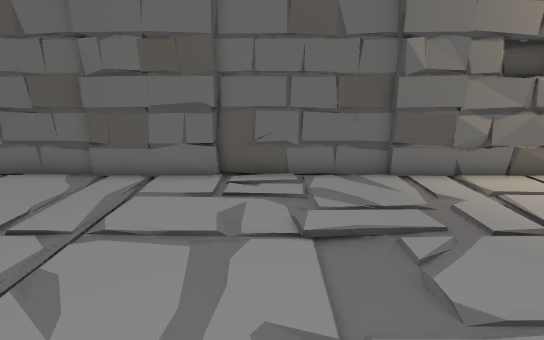
[1] (above)

17 first-person views from a walk through a scene from a Unity 3-D project. The camera is 1.4 m above the floor, tilts 14° down and sees 80° across. The floor is counted in squares, 0.5 m on a side. Each view is taken from the middle of a square. On the plan, view 1 faces up. The plan holds only what a view shows up to about 20 squares ahead; the rest is blank. The place goes on beyond the plan. Some animated figures are not drawn.

[2]
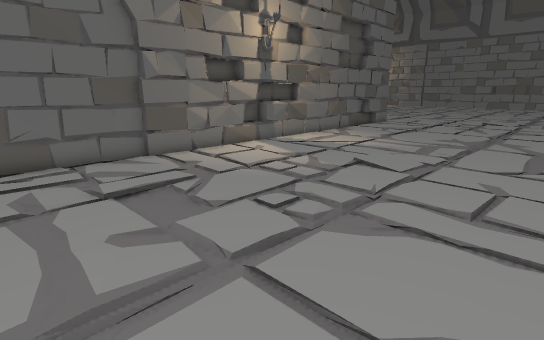

[3]
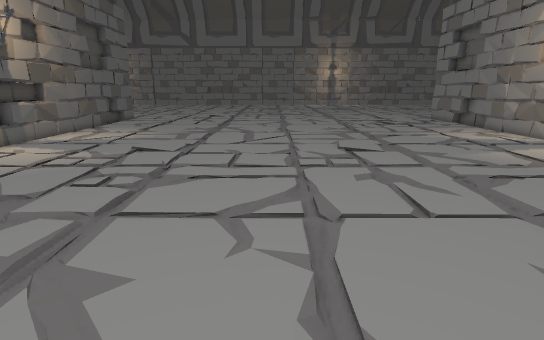

[4]
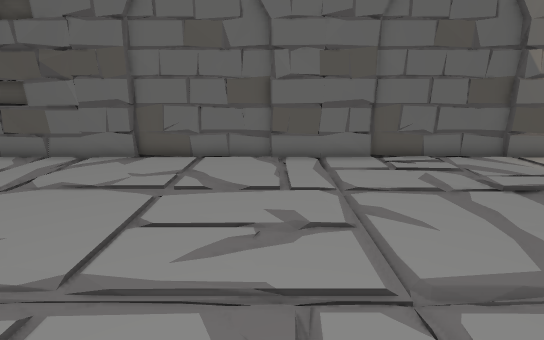

[5]
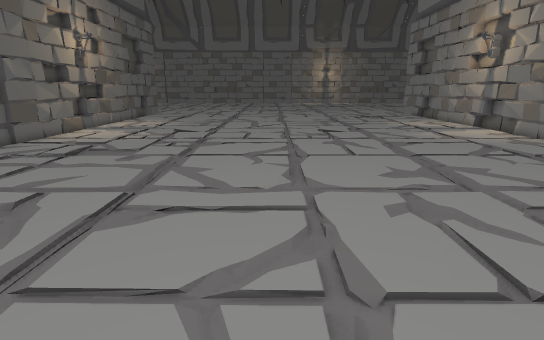

[6]
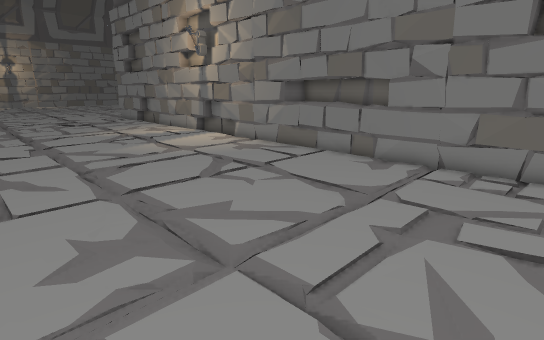

[7]
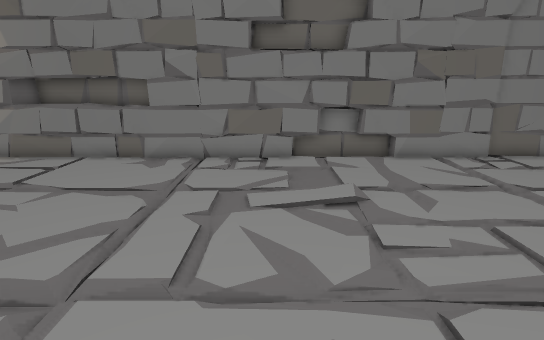

[8]
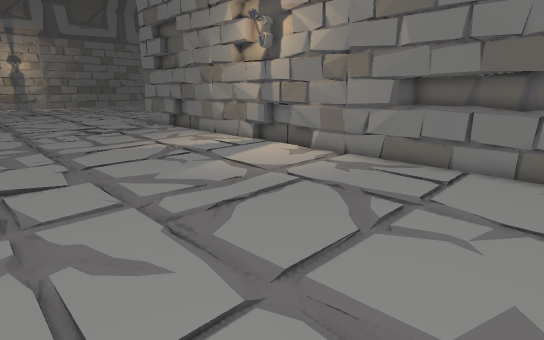

[9]
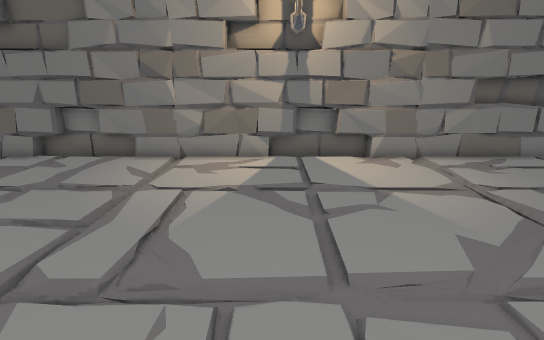

[10]
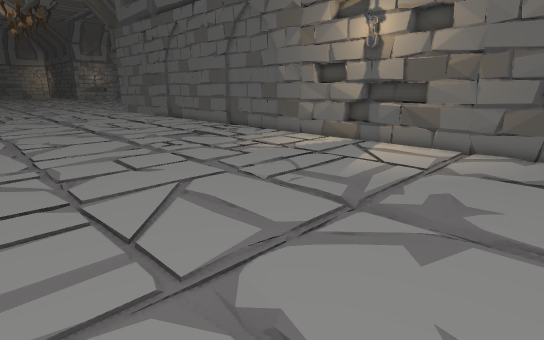

[11]
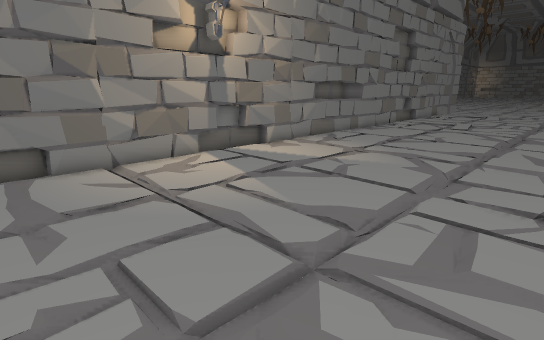

[12]
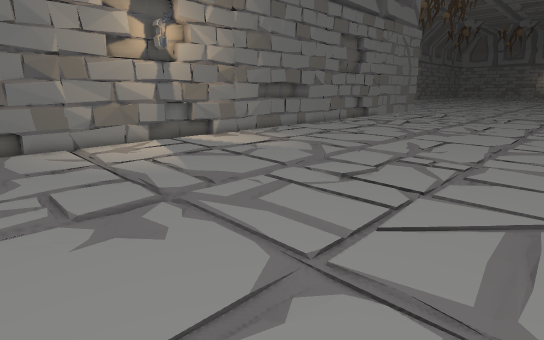

[13]
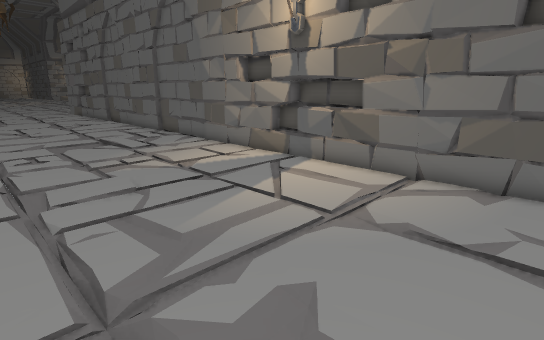

[14]
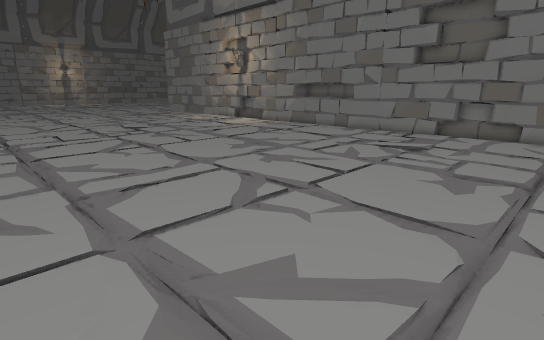

[15]
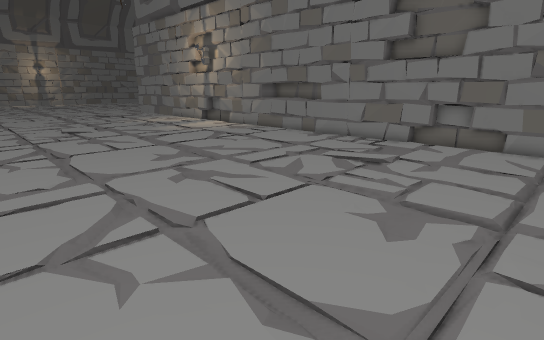

[16]
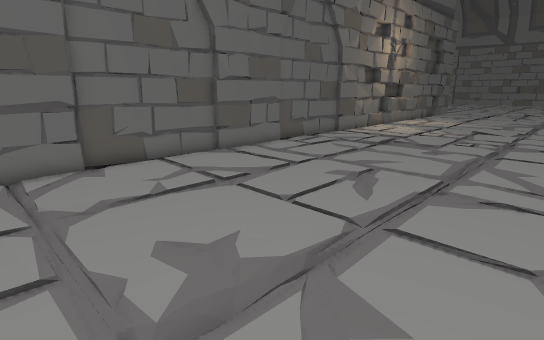

[17]
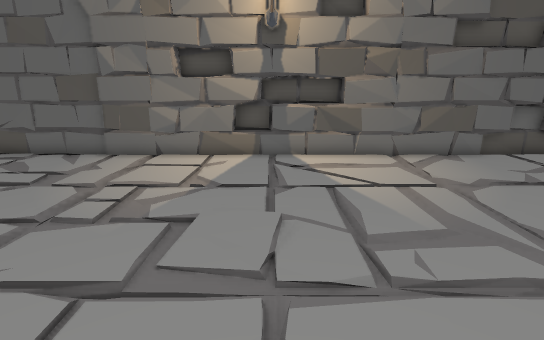

### Floor plan
Key: @ floor where view 1 was taken; # wall or solid block; . floor; = window, fence, low wall or low ledge; ^ raised ledge.
Columns run from 15 left of view 1 to 20 right of it. Each row starts with its distance up from view 1.
 11 ####################################
 10   ........    .....   .... = .  ...=
  9 ....................................
  8 ....................................
  7 ....................................
  6 ....................................
  5 ....................................
  4 ....................................
  3 ....................................
  2 ....................................
  1  ...................................
  0  ..............@....................
 -1 ....................................
 -2 ....................................
 -3 ...................................
 -4 ...................................
 -5 ....................................
 -6 ....................................
 -7 ....................................
 -8 ....................................
 -9 ....................................
-10 ....................................
-11  ...................................
-12  ...................................
-13  ...................................
-14 ....................................
-15 ....................................
-16 ....................................
-17 ....................................
-18    ...==...  ..===...  ...==...  ...
-19 ##############=^##=#################
-20              #######

Positions as (right, up) in squares from view 1, and headings:
1: (0, 0), facing up
2: (-2, -3), facing up-right
3: (-6, -3), facing right
4: (-6, -3), facing up
5: (-13, -3), facing right
6: (-8, -6), facing down-right
7: (-7, -5), facing down
8: (-2, -6), facing down-right
9: (12, -5), facing down
10: (20, -6), facing up-left
11: (20, -6), facing down-left
12: (20, -1), facing down-left
13: (20, 0), facing up-left
14: (-15, 3), facing down-right
15: (-15, -1), facing down-right
16: (-15, -2), facing up-right
17: (11, -3), facing up
